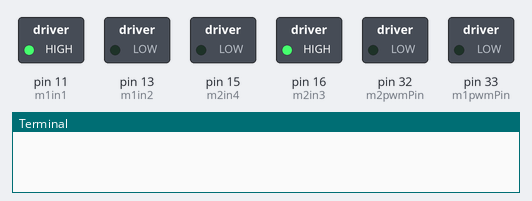
The program below on a simulated Raspberry Pi (header pin numbers). Shown: switched loads named in the program (green lamp = pin HIGH), the last lines printed to the terminal.

Above: at 0.1 s.
At 10.1 s:
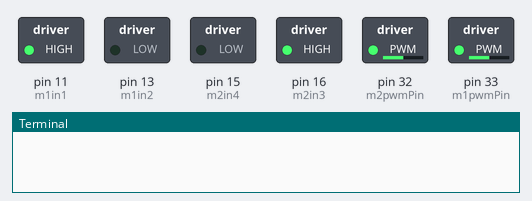
At 20.2 s:
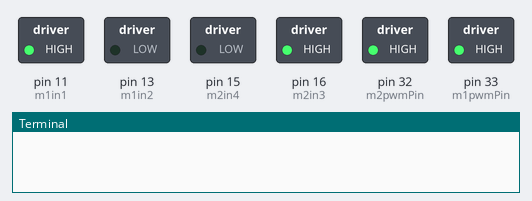
At 36.5 s:
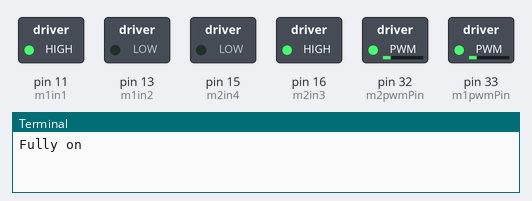
Timing chart, 0 to 40.0 s (numbered marks = the images above):
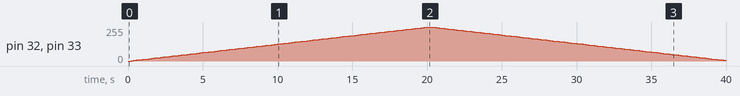

The program:

analogue-output.py
```python
import RPi.GPIO as GPIO
import time

m1in1 = 11
m1in2 = 13
m2in3 = 16
m2in4 = 15
m1pwmPin = 33
m2pwmPin = 32

GPIO.setmode(GPIO.BOARD)

GPIO.setup(m1in1, GPIO.OUT)
GPIO.setup(m1in2, GPIO.OUT)
GPIO.setup(m2in3, GPIO.OUT)
GPIO.setup(m2in4, GPIO.OUT)
GPIO.setup(m1pwmPin, GPIO.OUT)
GPIO.setup(m2pwmPin, GPIO.OUT)

m1pwm = GPIO.PWM(m1pwmPin, 10000)
m2pwm = GPIO.PWM(m2pwmPin, 10000)
m1pwm.start(0)
m2pwm.start(0)

def motorForward(num):
	if (num == 1):
		GPIO.output(m1in1, 1)
		GPIO.output(m1in2, 0)
	elif (num == 2):
		GPIO.output(m2in3 , 1)
		GPIO.output(m2in4, 0)

def motorOff(num):
	if (num == 1):
		GPIO.output(m1in1, 0)
		GPIO.output(m1in2, 0)
	elif (num == 2):
		GPIO.output(m2in3, 0)
		GPIO.output(m2in4, 0)

def motorReverse(num):
	if (num == 1):
		GPIO.output(m1in1, 0)
		GPIO.output(m1in2, 1)
	elif (num == 2):
		GPIO.output(m2in3, 0)
		GPIO.output(m2in4, 1)

motorForward(1)
motorForward(2)

try:
	while True:
		for duty in range(0, 101, 1):
			m1pwm.ChangeDutyCycle(duty)
			m2pwm.ChangeDutyCycle(duty)
			time.sleep(0.2)

		print("Fully on")

		for duty in range(100, -1, -1):
			m1pwm.ChangeDutyCycle(duty)
			m2pwm.ChangeDutyCycle(duty)
			time.sleep(0.2)

		print("Fully off")

except KeyboardInterrupt:
	m1pwm.stop()
	m2pwm.stop()
	GPIO.cleanup()
```

Measured:
- by itself, pin 32 (m2pwmPin), pin 33 (m1pwmPin): rises from 0/255 to 255/255 in 19.8 s, then falls to 5/255 in 19.8 s
